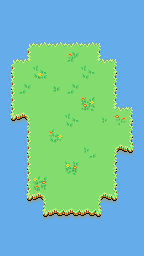

A 2D game scene composited from a Tiled map and its tileset images. What follows is a short description and the map's XML, with every tile layer's data as written:
An orthogonal 9x16 tile map with 16x16 px tiles, 2 tile layers (ground, decoration).

<map version="1.2" tiledversion="1.3.1" orientation="orthogonal" renderorder="right-down" compressionlevel="0" width="9" height="16" tilewidth="16" tileheight="16" infinite="0" nextlayerid="3" nextobjectid="1">
 <tileset firstgid="1" source="forest_set.tsx" />
 <layer id="1" name="ground" width="9" height="16">
  <data encoding="csv">
110,110,110,110,110,110,110,110,110,
110,110,110,110,110,110,110,110,110,
110,157,122,122,122,122,159,110,110,
157,123,1,1,14,1,121,159,110,
111,1,17,1,1,17,1,109,110,
111,14,1,2,14,1,1,109,110,
111,1,1,1,1,7,1,121,110,
181,99,1,1,17,1,4,1,109,
110,111,1,17,1,1,1,1,109,
110,111,1,1,1,3,1,97,183,
110,111,1,1,19,1,1,171,110,
110,111,18,1,1,1,1,109,110,
110,181,99,1,1,1,97,183,110,
110,110,181,182,182,182,183,110,110,
110,110,110,110,110,110,110,110,110,
110,110,110,110,110,110,110,110,110
</data>
 </layer>
 <layer id="2" name="decoration" width="9" height="16">
  <data encoding="csv">
0,0,0,0,0,0,0,0,0,
0,0,0,0,0,0,0,0,0,
0,0,0,0,0,0,0,0,0,
0,0,0,0,25,0,0,0,0,
0,0,29,0,0,0,0,0,0,
0,0,0,0,0,0,0,0,0,
0,0,0,0,0,28,0,0,159,
0,0,0,0,0,0,0,39,0,
0,0,0,27,0,0,0,0,0,
0,0,0,0,0,0,0,0,0,
0,0,0,0,38,0,0,0,0,
0,0,40,0,0,0,0,0,0,
0,0,0,0,0,0,0,0,0,
0,0,0,0,0,0,0,0,0,
0,0,0,0,0,0,0,0,0,
0,0,0,0,0,0,0,0,0
</data>
 </layer>
</map>